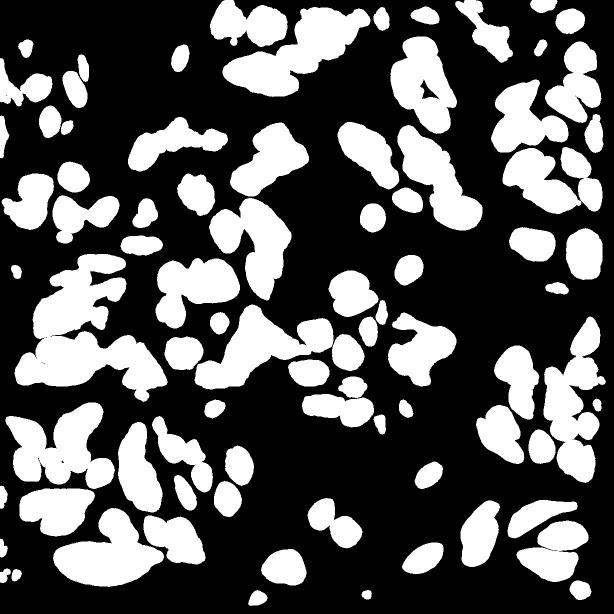
#> input picture pre-trained model/deneme.tif.jpg, 1228 x 1228 px (shown at 1/2 size)
$ jupyter execute --allow-errors pre-trained_tocsv.ipynb
#> lines starting #> are read from the running program, lines starting #| are printed output that depends on the picture; after the words box and inside, x2 and y2 are one past the last pixel; in counts of white or black regions, pixels touching at a corner belong together; long printed decimals are rounded
[cell 1]
# this code has been modified by Ali Yağız Dizdaroğlu

#!/usr/bin/env python
__author__ = "Sreenivas Bhattiprolu"
__license__ = "Feel free to copy, I appreciate if you acknowledge Python for Microscopists"

# https://www.youtube.com/watch?v=AsTvGxuiqKs


"""
https://opencv-python-tutroals.readthedocs.io/en/latest/py_tutorials/py_imgproc/py_watershed/py_watershed.html
This code performs cell counting and size distribution analysis and dumps results into a csv file.
It uses watershed segmentationfor better segmentation.
Similar to grain analysis except here we segment cells.
"""

import pandas as pd
import numpy as np
import cv2
import numpy as np
from matplotlib import pyplot as plt
from scipy import ndimage
from skimage import measure, color, io
# to read multiple images
import glob


#img = cv2.imread("Osteosarcoma_01.tif")
img = cv2.imread("deneme.tif.jpg")
#> img is the input picture: shape (1228, 1228, 3); min 0, max 255, mean 88.1
print(type(img))
#| <class 'numpy.ndarray'>

#Extract only blue channel as DAPI / nuclear (blue) staining is the best
#channel to perform cell count.
cells=img[:,:,0]  #Blue channel. Image equivalent to grey image.


pixels_to_um = 0.454 # 1 pixel = 454 nm (got this from the metadata of original image)

#Threshold image to binary using OTSU. ALl thresholded pixels will be set to 255
ret1, thresh = cv2.threshold(cells, 0, 255, cv2.THRESH_BINARY+cv2.THRESH_OTSU)
#> thresh: shape (1228, 1228); 34.6% white; 83 white regions, largest, box (x1, y1, x2, y2) and area: (29, 508, 335, 804) 42200, (445, 14, 741, 194) 23899, (1087, 633, 1212, 966) 21815
#> ret1 = 9


# Morphological operations to remove small noise - opening
#To remove holes we can use closing
kernel = np.ones((3,3),np.uint8)
opening = cv2.morphologyEx(thresh,cv2.MORPH_OPEN,kernel, iterations = 2)
#> opening: shape (1228, 1228); 34.5% white; 83 white regions, largest, box (x1, y1, x2, y2) and area: (29, 508, 335, 803) 42151, (445, 14, 741, 193) 23875, (1087, 634, 1211, 965) 21786

from skimage.segmentation import clear_border
opening = clear_border(opening) #Remove edge touching grains
#Check the total regions found before and after applying this.

#Now we know that the regions at the center of cells is for sure cells
#The region far away is background.
#We need to extract sure regions. For that we can use erode.
#But we have cells touching, so erode alone will not work.
#To separate touching objects, the best approach would be distance transform and then thresholding.

# let us start by identifying sure background area
# dilating pixes a few times increases cell boundary to background.
# This way whatever is remaining for sure will be background.
#The area in between sure background and foreground is our ambiguous area.
#Watershed should find this area for us.
sure_bg = cv2.dilate(opening,kernel,iterations=5)
#> sure_bg: shape (1228, 1228); 43.5% white; 38 white regions, largest, box (x1, y1, x2, y2) and area: (6, 800, 513, 1178) 109418, (324, 536, 918, 784) 68476, (24, 466, 340, 808) 56522

cv2.imshow('Sure Background', sure_bg)
cv2.waitKey(0)

# Finding sure foreground area using distance transform and thresholding
#intensities of the points inside the foreground regions are changed to
#distance their respective distances from the closest 0 value (boundary).
#https://www.tutorialspoint.com/opencv/opencv_distance_transformation.htm
dist_transform = cv2.distanceTransform(opening,cv2.DIST_L2,5)


#Let us threshold the dist transform by starting at 1/2 its max value.
#print(dist_transform.max()) gives about 21.9
ret2, sure_fg = cv2.threshold(dist_transform,0.25*dist_transform.max(),255,0)
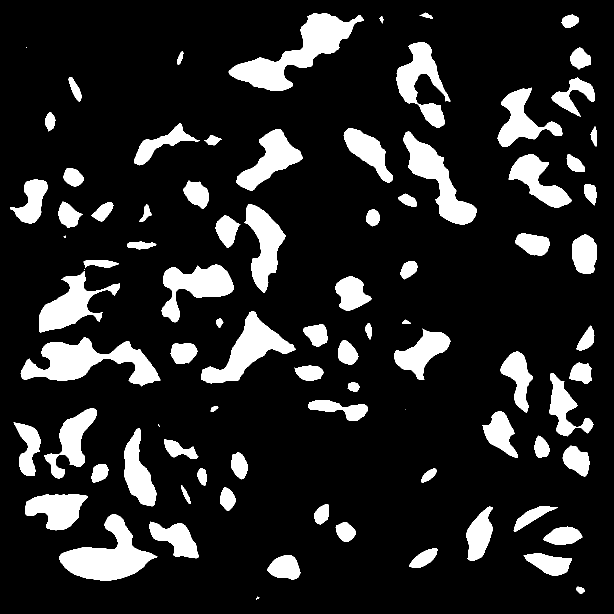
#> sure_fg: shape (1228, 1228) float32 (shown at 1/2 size); 14.6% white; 86 white regions (6 under 20 px), largest, box (x1, y1, x2, y2) and area: (457, 26, 728, 181) 13779, (41, 675, 321, 773) 12349, (119, 1029, 315, 1161) 11598
#> ret2 = 12.58

#Later you realize that 0.25* max value will not separate the cells well.
#High value like 0.7 will not recognize some cells. 0.5 seems to be a good compromize

# Unknown ambiguous region is nothing but bkground - foreground
sure_fg = np.uint8(sure_fg)
cv2.imshow('Sure fg', sure_fg)
cv2.waitKey(0)
unknown = cv2.subtract(sure_bg,sure_fg)
#> unknown: shape (1228, 1228); 28.9% white; 38 white regions

#Now we create a marker and label the regions inside.
# For sure regions, both foreground and background will be labeled with positive numbers.
# Unknown regions will be labeled 0.
#For markers let us use ConnectedComponents.
ret3, markers = cv2.connectedComponents(sure_fg)
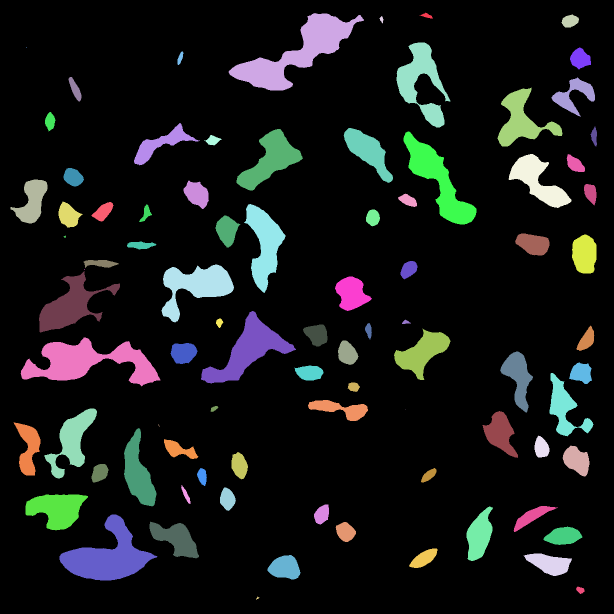
#> markers: shape (1228, 1228) int32 (shown at 1/2 size); 87 distinct labels, from 0 to 86; one colour per label, 0 black
#> ret3 = 87

#One problem rightnow is that the entire background pixels is given value 0.
#This means watershed considers this region as unknown.
#So let us add 10 to all labels so that sure background is not 0, but 10
markers = markers+10
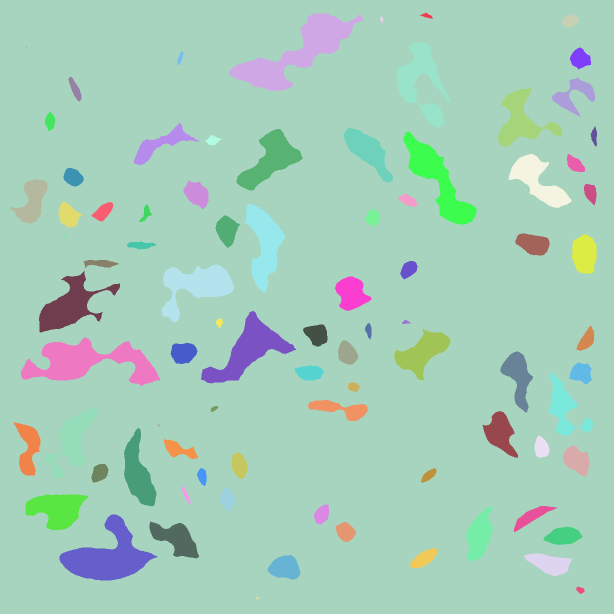
#> markers: shape (1228, 1228) int32 (shown at 1/2 size); 87 distinct labels, from 10 to 96; one colour per label, 0 black

# Now, mark the region of unknown with zero
markers[unknown==255] = 0
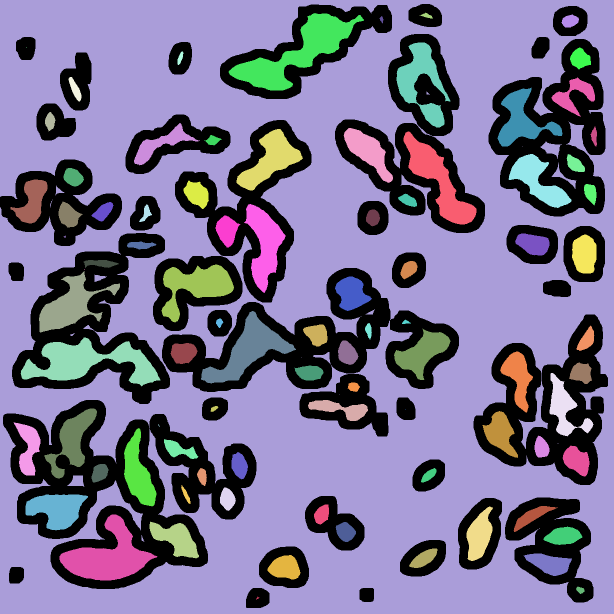
#> markers: shape (1228, 1228) int32 (shown at 1/2 size); 88 distinct labels, from 0 to 96; one colour per label, 0 black
#plt.imshow(markers, cmap='jet')   #Look at the 3 distinct regions.

#Now we are ready for watershed filling.
markers = cv2.watershed(img,markers)
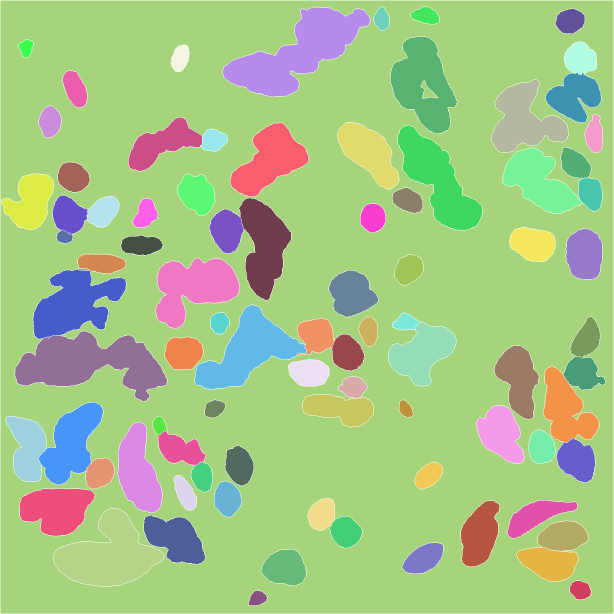
#> markers: shape (1228, 1228) int32 (shown at 1/2 size); 88 distinct labels, from -1 to 96; one colour per label, 0 black, -1 white
#The boundary region will be marked -1
#https://docs.opencv.org/3.3.1/d7/d1b/group__imgproc__misc.html#ga3267243e4d3f95165d55a618c65ac6e1

#Let us color boundaries in yellow.
img[markers == -1] = [0,255,255]
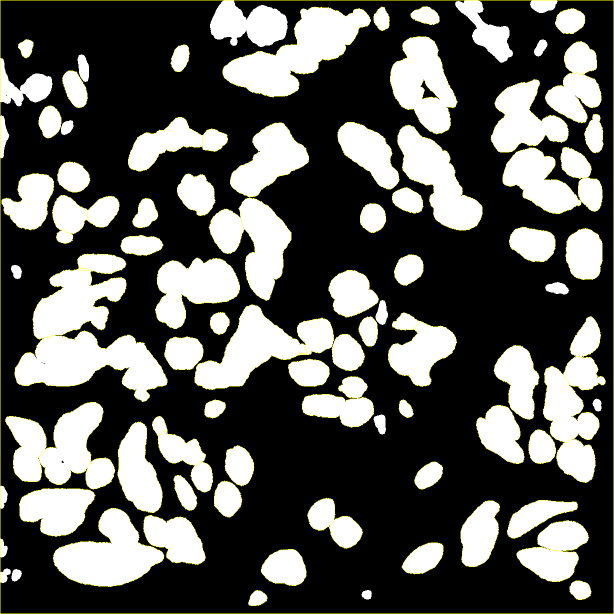
#> img: shape (1228, 1228, 3) (shown at 1/2 size); 1.82% of pixels changed, all inside (x1, y1, x2, y2) = (0, 0, 1228, 1228)

cv2.imshow('Overlay on original image', img)

img2 = color.label2rgb(markers, bg_label=0)
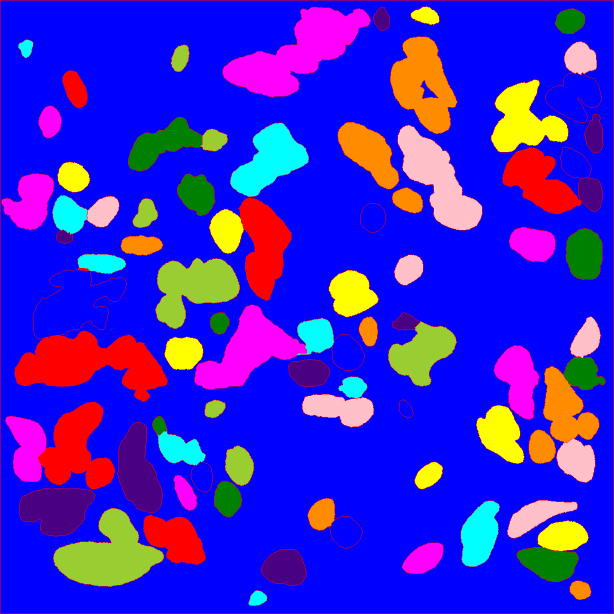
#> img2: shape (1228, 1228, 3) float64 (shown at 1/2 size); mean R, G, B 0.232, 0.133, 0.805

cv2.imshow('Overlay on original image', img)
cv2.imshow('Final', img2)
cv2.waitKey(0)

#Now, time to extract properties of detected cells
# regionprops function in skimage measure module calculates useful parameters for each object.
regions = measure.regionprops(markers, intensity_image=cells)
#> regions = 87 regions; largest, box (x1, y1, x2, y2) and area: (1, 1, 1227, 1227) 1004079, (446, 14, 741, 194) 23396, (30, 662, 334, 803) 22978, (107, 1017, 328, 1173) 18791, (390, 610, 613, 779) 16252

#Can print various parameters for all objects
for prop in regions:
    print('Label: {} Area: {} Centroid: {}'.format(prop.label, prop.area, prop.centroid))
#> this loop made 87 passes
#| Label: 10 Area: 1004079.0 Centroid: (609.086, 617.250)
#| Label: 11 Area: 1383.0 Centroid: (31.275, 851.286)
#| Label: 12 Area: 23396.0 Centroid: (104.454, 595.214)
#| Label: 13 Area: 2202.0 Centroid: (41.855, 1139.910)
#| Label: 14 Area: 1022.0 Centroid: (38.006, 763.217)
#| Label: 15 Area: 15511.0 Centroid: (168.067, 846.435)
#| Label: 16 Area: 720.0 Centroid: (95.696, 51.871)
#| Label: 17 Area: 3132.0 Centroid: (116.834, 1160.466)
#> (further printed lines are left out)

[cell 2]
def img2layered(img, short_name):

    import pandas as pd
    import numpy as np
    import cv2
    import numpy as np
    from matplotlib import pyplot as plt
    from scipy import ndimage
    from skimage import measure, color, io
    # to read multiple images
    import glob

    #img = cv2.imread(image)

    #Extract only blue channel as DAPI / nuclear (blue) staining is the best
    #channel to perform cell count.
    cells=img[:,:,0]  #Blue channel. Image equivalent to grey image.

    pixels_to_um = 0.454 # 1 pixel = 454 nm (got this from the metadata of original image)

    #Threshold image to binary using OTSU. ALl thresholded pixels will be set to 255
    ret1, thresh = cv2.threshold(cells, 0, 255, cv2.THRESH_BINARY+cv2.THRESH_OTSU)


    # Morphological operations to remove small noise - opening
    #To remove holes we can use closing
    kernel = np.ones((3,3),np.uint8)
    opening = cv2.morphologyEx(thresh,cv2.MORPH_OPEN,kernel, iterations = 2)

    from skimage.segmentation import clear_border
    opening = clear_border(opening) #Remove edge touching grains
    #Check the total regions found before and after applying this.

    #Now we know that the regions at the center of cells is for sure cells
    #The region far away is background.
    #We need to extract sure regions. For that we can use erode.
    #But we have cells touching, so erode alone will not work.
    #To separate touching objects, the best approach would be distance transform and then thresholding.

    # let us start by identifying sure background area
    # dilating pixes a few times increases cell boundary to background.
    # This way whatever is remaining for sure will be background.
    #The area in between sure background and foreground is our ambiguous area.
    #Watershed should find this area for us.
    sure_bg = cv2.dilate(opening,kernel,iterations=5)

    #cv2.imshow('Sure Background', sure_bg)
    #cv2.waitKey(0)

    # Finding sure foreground area using distance transform and thresholding
    #intensities of the points inside the foreground regions are changed to
    #distance their respective distances from the closest 0 value (boundary).
    #https://www.tutorialspoint.com/opencv/opencv_distance_transformation.htm
    dist_transform = cv2.distanceTransform(opening,cv2.DIST_L2,5)


    #Let us threshold the dist transform by starting at 1/2 its max value.
    #print(dist_transform.max()) gives about 21.9
    ret2, sure_fg = cv2.threshold(dist_transform,0.25*dist_transform.max(),255,0)

    #Later you realize that 0.25* max value will not separate the cells well.
    #High value like 0.7 will not recognize some cells. 0.5 seems to be a good compromize

    # Unknown ambiguous region is nothing but bkground - foreground
    sure_fg = np.uint8(sure_fg)
    #cv2.imshow('Sure fg', sure_fg)
    #cv2.waitKey(0)
    unknown = cv2.subtract(sure_bg,sure_fg)

    #Now we create a marker and label the regions inside.
    # For sure regions, both foreground and background will be labeled with positive numbers.
    # Unknown regions will be labeled 0.
    #For markers let us use ConnectedComponents.
    ret3, markers = cv2.connectedComponents(sure_fg)

    #One problem rightnow is that the entire background pixels is given value 0.
    #This means watershed considers this region as unknown.
    #So let us add 10 to all labels so that sure background is not 0, but 10
    markers = markers+10

    # Now, mark the region of unknown with zero
    markers[unknown==255] = 0
    #plt.imshow(markers, cmap='jet')   #Look at the 3 distinct regions.

    #Now we are ready for watershed filling.
    markers = cv2.watershed(img,markers)
    #The boundary region will be marked -1
    #https://docs.opencv.org/3.3.1/d7/d1b/group__imgproc__misc.html#ga3267243e4d3f95165d55a618c65ac6e1

    #Let us color boundaries.
    img[markers == -1] = [0,255,255]

    #Now, time to extract properties of detected cells
    # regionprops function in skimage measure module calculates useful parameters for each object.
    regions = measure.regionprops(markers, intensity_image=cells)

    #Can print various parameters for all objects
    for prop in regions:
        print('Label: {} Area: {} Centroid: {}'.format(prop.label, prop.area, prop.centroid))

     # Create empty df with column names
    df = pd.DataFrame(columns=['Image Id', 'Num. of Cells', 'Per-Cell Area', 'Centroid', 'Dens. of Cells'])

    # Fill the df
    df['Num. of Cells'] = [prop.label for prop in regions]
    df['Num. of Cells'] = len(df['Num. of Cells']) - 1
    df['Per-Cell Area'] = [prop.area for prop in regions]
    df['Centroid'] = [prop.centroid for prop in regions]
    df['Dens. of Cells'] = df['Num. of Cells'] / (1228*1228)
    df = df.iloc[1: , :]
    df['Image Id'] = short_name

    return img, df

[cell 3]
# output to csv, mind the path
def get_statistics_csv():

    # reading multiple images, saving as a list
    path = "Test/*.*"
    file_list = glob.glob(path)

    # Id's for each image that will be used in dataframe for convenience
    short_names = [name.split('\\')[-1] for name in file_list]
    short_names = [name.split('.')[0] for name in short_names]
    print(short_names[0])

    #Now let us load each file at a time...
    my_list=[]  #Empty list to store images from the folder.
    for file in glob.glob(path):   #Iterate through each file in the list using for
        #print(file)     #just stop here to see all file names printed
        a= cv2.imread(file)  #now, we can read each file since we have the full path
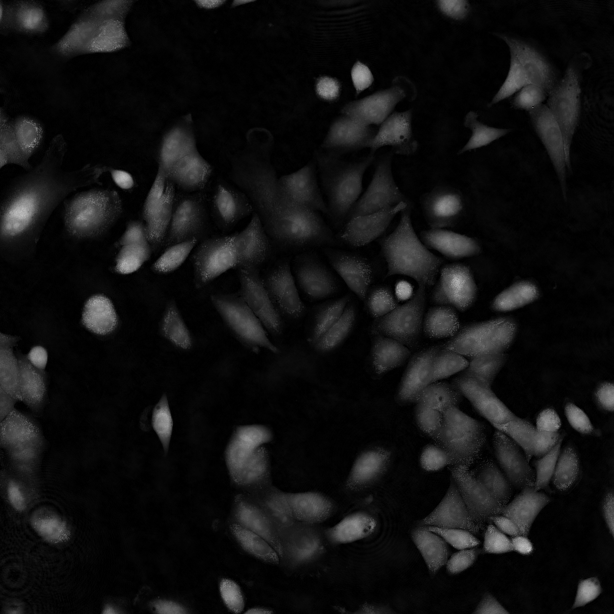
#> input picture pre-trained model/Test/E11_11-1.ome_8bit.tif, 1228 x 1228 px (shown at 1/2 size)
#> a is the input picture: shape (1228, 1228, 3); min 0, max 202, mean 17.7
        my_list.append(a)  #Create a list of images (not just file names but full images)

    #View images from the stored list
    print(type(my_list[2]))
    print(len(my_list))
    plt.imshow(my_list[2])  #View the 3rd image in the list.

    list_dfs = []
    i = 0
    for image in my_list:
        image, df = img2layered(image, short_names[i])
        list_dfs.append(df)
        i += 1
#> this loop made 3 passes
#> (ret2 in img2layered, ret3 in img2layered, df) on passes 1 to 3: (8.94, 73, table of 72 rows and 5 columns), (8.95, 80, table of 79 rows and 5 columns), (8.99, 76, table of 75 rows and 5 columns)
#> pass 1, in img2layered, `ret1, thresh = cv2.threshold(cells, 0, 255, cv2.THRESH_BINARY+cv2.THRE..`:
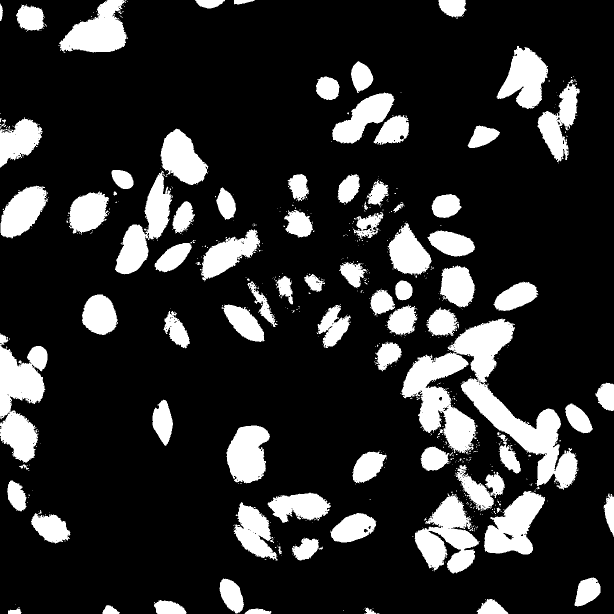
#> thresh: shape (1228, 1228) (shown at 1/2 size); 17.7% white; 666 white regions (579 under 20 px), largest, box (x1, y1, x2, y2) and area: (803, 637, 1157, 980) 38074, (0, 666, 95, 925) 14247, (829, 987, 959, 1147) 11091
#> pass 1, in img2layered, `opening = clear_border(opening)`:
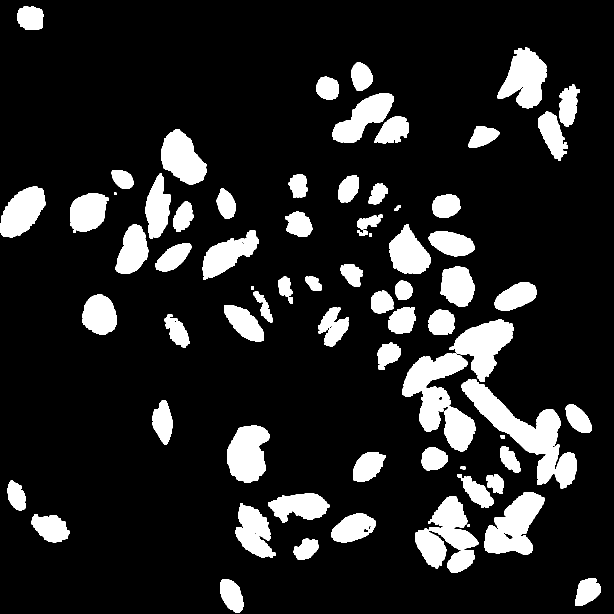
#> opening: shape (1228, 1228) (shown at 1/2 size); 14.5% white; 76 white regions, largest, box (x1, y1, x2, y2) and area: (922, 758, 1154, 977) 15313, (804, 707, 951, 903) 13462, (969, 984, 1090, 1109) 8729
#> after the loop, i = 3; list_dfs = 3 items

    df = pd.concat(list_dfs)
#> df = table of 226 rows and 5 columns
    df.to_csv('statistics.csv', index = True, encoding='utf-8')
    pd.options.display.float_format = '{:,.8f}'.format
    print(df)
